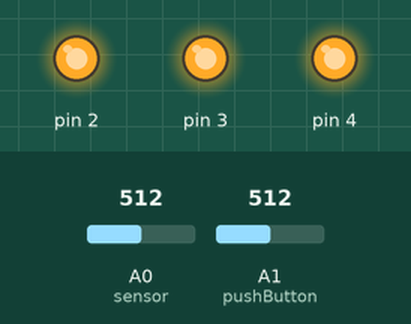
Simulated run of this sketch. Board: Arduino Uno, built with avr-gcc and run on an emulated ATmega328P. Parts: output pins drawn as LEDs (lit = HIGH). The inputs (shaded band) are chosen by the test bench; at power-on: A0 (sensor) = 512, A1 (pushButton) = 512. What the sketch prints to the serial monitor is not drawn.

Above: at 1.2 s.
1.3 s: A0 (sensor) set to 0
3.2 s: A1 (pushButton) set to 0
Timing chart, 0 to 6.2 s (numbered marks = the images above; inputs shaded):
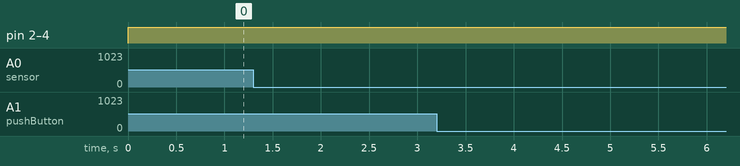

The sketch:

sketch_aug22a.ino
```cpp
int sensor = A0;
int pushButton = A1;
int sensorValue = 0;
int pushButtonValue = 0;

void setup() {
  pinMode(2, OUTPUT);
  pinMode(3, OUTPUT);
  pinMode(4, OUTPUT);
  Serial.begin(9600);
}

void loop() {
  ligaVerde();
  ligaAmarelo();
  ligaVermelho();
  leSensor();
  lePushButton();
}

void ligaVerde() {
  digitalWrite(2, HIGH);
}
void desligaVerde() {
  digitalWrite(2, LOW);
}

void ligaAmarelo() {
  digitalWrite(3, HIGH);
}
void ligaVermelho() {
  digitalWrite(4, HIGH);
}

void leSensor() {
  sensorValue = analogRead(sensor);
  String toPrint = "Sensor" + sensorValue;
  Serial.println(toPrint);
  delay(50);
}

void lePushButton() {
  pushButtonValue = analogRead(pushButton);
  String toPrint = "PushButton = " + pushButtonValue;
  Serial.println(toPrint);
}
```

Measured:
- after the input at 1.3 s, every drawn part: stays the same
- after the input at 3.2 s, every drawn part: stays the same
